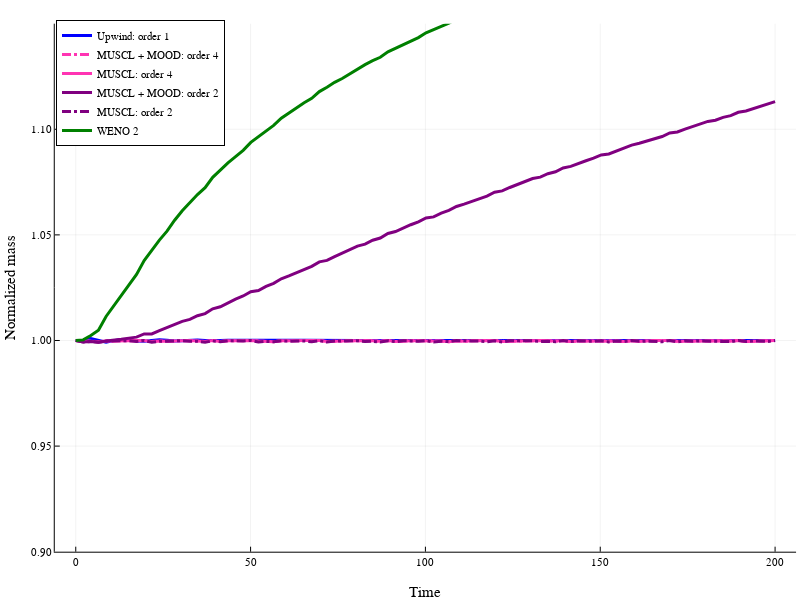

The cell this chart's notebook holds for it:
### Code cell
linewidth = 3
p1 = plot(D["RK3Upwind1"][:, 1], D["RK3Upwind1"][:, 2], xlabel="Time", ylabel="Normalized mass", ylim=(0.9, 1.15), label="Upwind: order 1", linestyle=:solid, linewidth=linewidth, c=:blue, size=(800, 600), legend=:topleft)
plot!(p1, D["RK3MOODMUSCL4"][:, 1], D["RK3MOODMUSCL4"][:, 2], label="MUSCL + MOOD: order 4", linestyle=:dashdot, linewidth=linewidth, c=:maroon1)
plot!(p1, D["RK3MUSCL4"][:, 1], D["RK3MUSCL4"][:, 2], label="MUSCL: order 4", linestyle=:solid, linewidth=linewidth, c=:maroon1)
plot!(p1, D["RK3MOODMUSCL2"][:, 1], D["RK3MOODMUSCL2"][:, 2], label="MUSCL + MOOD: order 2", linestyle=:solid, linewidth=linewidth, c=:purple)
plot!(p1, D["RK3MUSCL2"][:, 1], D["RK3MUSCL2"][:, 2], label="MUSCL: order 2", linestyle=:dashdot, linewidth=linewidth, c=:purple)
plot!(p1, D["RK3WENO2"][:, 1], D["RK3WENO2"][:, 2], label="WENO 2", linestyle=:solid, linewidth=linewidth, c=:green)
# plot!(p1, D["RK3MOODUpwind2"][:, 1], D["RK3MOODUpwind2"][:, 2], label="Upwind + MOOD: order 2", linestyle=:solid, linewidth=linewidth)
display(p1)
savefig(p1, "$(@__DIR__)/massLoss.pdf")
